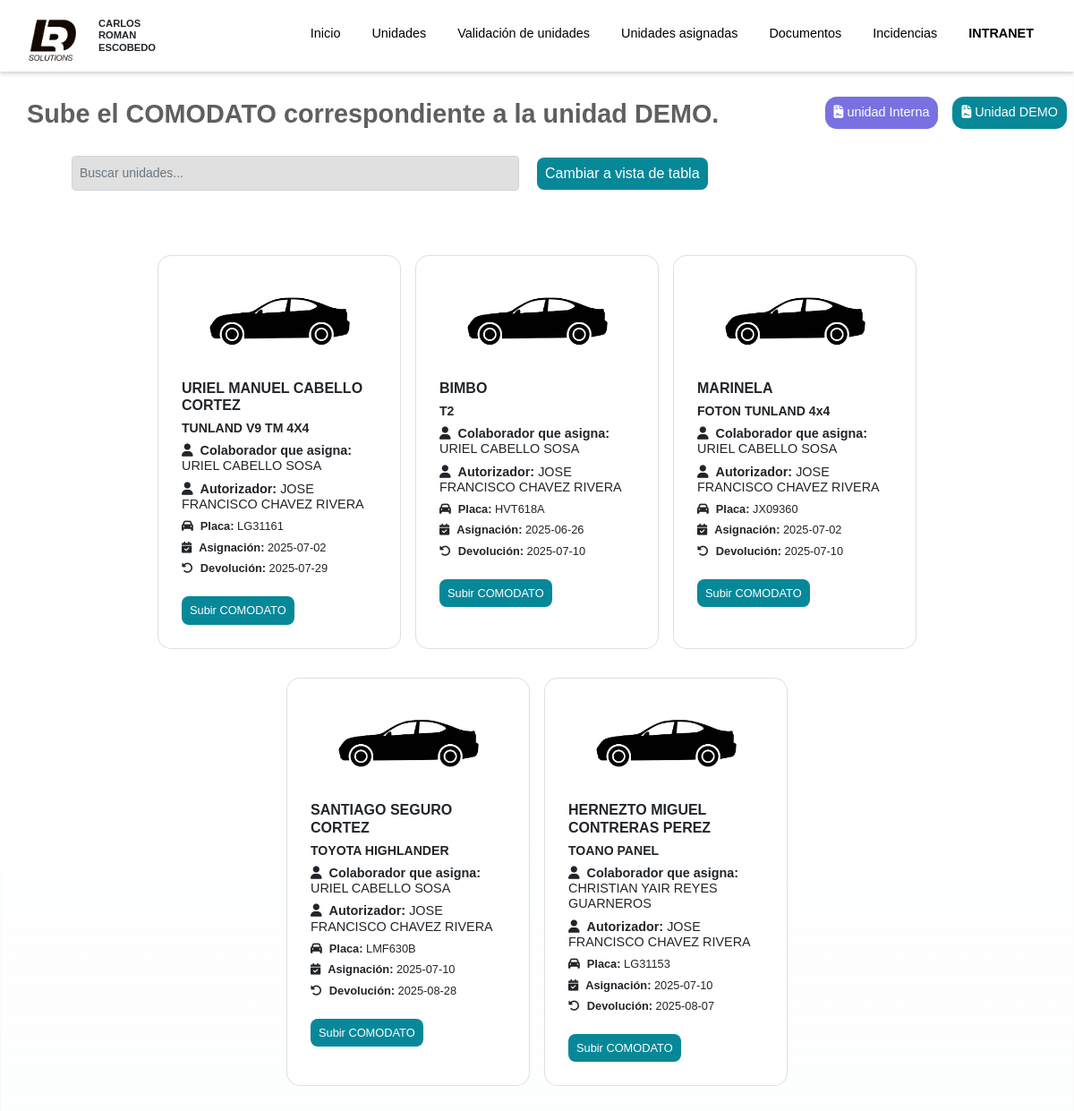
Page /Cliente/interfaces/comodatos_demos.php (signed in) on the committed database.
### tables this page shows
CREATE TABLE `colaboradores` (
  `id_colaborador` int(11) NOT NULL,
  `numero_colaborador` varchar(6) DEFAULT NULL,
  `nombre_1` varchar(30) DEFAULT NULL,
  `nombre_2` varchar(30) DEFAULT NULL,
  `nombre_fav` varchar(30) DEFAULT NULL,
  `apellido_paterno` varchar(30) DEFAULT NULL,
  `apellido_materno` varchar(30) DEFAULT NULL,
  `fecha_nacimiento` date DEFAULT NULL,
  `genero` varchar(10) DEFAULT NULL,
  `curp` varchar(18) DEFAULT NULL,
  `nss` varchar(11) DEFAULT NULL,
  `rfc` varchar(13) DEFAULT NULL,
  `id_tipo_estado_civil` int(10) DEFAULT NULL,
  `numero_hijos` int(11) DEFAULT NULL,
  `telefono_personal` varchar(15) DEFAULT NULL,
  `domicilio` text DEFAULT NULL,
  `id_tipo_sangre` int(11) DEFAULT NULL,
  `operaciones_previas` varchar(200) NOT NULL,
  `enfermedades_cronicas` varchar(200) NOT NULL,
  `email_personal` varchar(200) DEFAULT NULL,
  `id_contacto` int(11) DEFAULT NULL,
  `email_corporativo` varchar(70) DEFAULT NULL,
  `email_corporativo_2` varchar(70) DEFAULT NULL,
  `telefono_corporativo` varchar(21) DEFAULT NULL,
  `fecha_ingreso` date DEFAULT NULL,
  `fecha_salida` date DEFAULT NULL,
  `id_empresa` int(11) DEFAULT NULL,
  `id_direccion` int(11) DEFAULT NULL,
  `id_sede` int(11) DEFAULT NULL,
  `id_area` int(11) DEFAULT NULL,
  `id_puesto` int(11) DEFAULT NULL,
  `id_turno_trabajo` int(11) DEFAULT NULL,
  `id_kit_bienvenida` int(11) DEFAULT NULL,
  `id_jefe_directo` int(11) DEFAULT NULL,
  `fecha_alta_imss` date DEFAULT NULL,
  `id_tipo_contrato` int(11) DEFAULT NULL,
  `sueldo_neto` decimal(10,0) DEFAULT NULL,
  `sueldo_bruto` decimal(10,0) DEFAULT NULL,
  `id_tipo_pago` int(11) DEFAULT NULL,
  `id_banco` int(11) DEFAULT NULL,
  `cuenta_bancaria` varchar(20) DEFAULT NULL,
  `clabe_interbancaria` varchar(18) DEFAULT NULL,
  `id_estado_colaborador` int(11) DEFAULT NULL,
  `id_estatus_colaborador` int(11) DEFAULT NULL,
  `fecha_guardado` date DEFAULT NULL,
  `fecha_actualizacion` date DEFAULT NULL,
  `id_colaborador_creacion` int(6) DEFAULT NULL,
  `id_colaborador_ultima_actualizacion` int(11) DEFAULT NULL
);

CREATE TABLE `asignacion_unidad_demo` (
  `id_asignacion_unidad_demo` int(11) NOT NULL,
  `id_unidad` int(11) NOT NULL,
  `id_colaborador_que_asigna` int(11) NOT NULL,
  `id_persona_fisica` int(11) DEFAULT NULL,
  `id_persona_moral` int(11) DEFAULT NULL,
  `fecha_prestamo` date NOT NULL,
  `fecha_devolucion` date NOT NULL,
  `objetivo_prestamo` varchar(100) DEFAULT NULL,
  `comentarios` varchar(100) DEFAULT NULL,
  `id_autorizador` int(11) DEFAULT NULL,
  `autorizacion` varchar(20) NOT NULL,
  `id_creador_comodato_demo` int(11) DEFAULT NULL,
  `fecha_creacion_comodato` date DEFAULT NULL,
  `archivo_comodato_sin_firmar` varchar(200) NOT NULL,
  `id_estatus_comodato_demo` int(11) DEFAULT NULL,
  `archivo_comodato_firmado` varchar(200) NOT NULL,
  `motivo_rechazo_comodato` varchar(200) NOT NULL
);

CREATE TABLE `personas_fisicas` (
  `id_persona_fisica` int(11) NOT NULL,
  `id_registrador_persona_fisica` int(11) NOT NULL,
  `nombre_1` varchar(100) NOT NULL,
  `nombre_2` varchar(100) NOT NULL,
  `apellido_paterno` varchar(100) NOT NULL,
  `apellido_materno` varchar(100) NOT NULL,
  `genero` varchar(4) NOT NULL,
  `seccion` int(4) NOT NULL,
  `vigencia` varchar(9) NOT NULL,
  `archivo_ine` varchar(200) NOT NULL,
  `curp` varchar(18) NOT NULL,
  `archivo_curp` varchar(200) NOT NULL,
  `rfc` varchar(13) NOT NULL,
  `archivo_rfc` varchar(200) NOT NULL,
  `domicilio` text NOT NULL,
  `archivo_domicilio` varchar(200) NOT NULL
);

CREATE TABLE `modelos` (
  `id_modelo` int(11) NOT NULL,
  `id_marca` int(11) NOT NULL,
  `nombre_modelo` varchar(50) NOT NULL
);

CREATE TABLE `unidades` (
  `id_unidad` int(11) NOT NULL,
  `id_creador_unidad` int(11) DEFAULT NULL,
  `id_modelo` int(11) NOT NULL,
  `id_estado_unidad` int(11) NOT NULL,
  `id_estatus_unidad` int(11) NOT NULL,
  `id_tipo_unidad` int(11) NOT NULL,
  `id_tipo_adquisicion` int(11) NOT NULL,
  `id_sede` int(11) NOT NULL,
  `placa` varchar(20) NOT NULL,
  `vin` varchar(20) NOT NULL,
  `numero_motor` varchar(11) NOT NULL DEFAULT '""',
  `costo_neto` decimal(10,2) NOT NULL,
  `id_color` int(11) NOT NULL,
  `img_unidad` varchar(50) DEFAULT NULL,
  `fecha_adquisicion` date DEFAULT NULL,
  `año_unidad` year(4) NOT NULL,
  `id_arrendadora` int(11) DEFAULT NULL,
  `folio_factura` varchar(200) NOT NULL DEFAULT 'SIN FACTURA',
  `ultimo_kilometraje` decimal(10,2) NOT NULL,
  `ultima_ubicacion` varchar(100) NOT NULL,
  `capacidad_carga` float(10,2) DEFAULT NULL,
  `capacidad_pasajeros` int(11) DEFAULT NULL,
  `id_tipo_combustible` int(11) DEFAULT NULL,
  `id_traccion` int(11) DEFAULT NULL,
  `tipo_carrceria` varchar(100) DEFAULT NULL,
  `numero_puertas` int(11) DEFAULT NULL,
  `numero_asientos` int(11) NOT NULL,
  `id_tipo_caja` int(11) DEFAULT NULL,
  `id_tipo_freno` int(11) DEFAULT NULL,
  `id_tipo_suspencion` int(11) DEFAULT NULL,
  `numero_ejes` int(11) DEFAULT NULL,
  `id_tipo_uso` int(11) DEFAULT NULL,
  `camara_reversa` int(11) DEFAULT NULL,
  `sensores_reversa` int(11) DEFAULT NULL
);

CREATE TABLE `personas_morales` (
  `id_persona_moral` int(11) NOT NULL,
  `id_registrador_persona_moral` int(11) NOT NULL,
  `organizacion_institucion` varchar(100) NOT NULL,
  `identificacion_representante_legal_seccion` varchar(20) NOT NULL,
  `vigencia` varchar(9) NOT NULL,
  `archivo_identificacion_representante_legal` varchar(200) NOT NULL,
  `archivo_poder_representante_legal` varchar(200) NOT NULL,
  `rfc_moral` varchar(12) NOT NULL,
  `archivo_rfc_moral` varchar(200) NOT NULL,
  `domicilio` text NOT NULL,
  `archivo_domiclio_moral` varchar(200) NOT NULL,
  `archivo_escritura_constitutiva` varchar(200) NOT NULL,
  `archivo_escrituras_estatus_sociales` varchar(200) NOT NULL
);

### Servidor/componentes/obtener_unidades_subir_comodato_demo.php (the view, shortened to what this page needs)
<?php
include("../../Servidor/conexion.php");
$sqlobtenerunidadsubircomodato = "SELECT unid.img_unidad,
                uda.id_asignacion_unidad_demo,
                uda.id_unidad,
                uda.id_colaborador_que_asigna,
                uda.id_autorizador,
                uda.id_persona_fisica,
                uda.autorizacion,
                uda.id_estatus_comodato_demo,
                pf.id_persona_fisica,
                pf.nombre_1,
                pf.nombre_2,
                pf.apellido_paterno,
                pf.apellido_materno,
                pm.id_persona_moral,
                pm.organizacion_institucion,
                model.nombre_modelo,
                unid.placa,
                estatuscomodato.estatus_comodato,
                uda.fecha_prestamo,
                uda.fecha_devolucion,
                uda.id_colaborador_que_asigna,
                ca.nombre_1 AS nombre1colaborador,
                ca.nombre_2 AS nombre2colaborador,
                ca.apellido_paterno AS apellidopcolaborador,
                ca.apellido_materno AS apellidomcolaborador,
                aud.nombre_1 AS nombre1autorizador,
                aud.nombre_2 AS nombre2autorizador,
                aud.apellido_paterno AS apellidopaternoautorizador,
                aud.apellido_materno AS apellidomaternoautorizador
        FROM asignacion_unidad_demo AS uda
            LEFT JOIN unidades AS unid
            ON uda.id_unidad = unid.id_unidad
            LEFT JOIN modelos AS model
            ON unid.id_modelo = model.id_modelo
            LEFT JOIN estatus_comodato AS estatuscomodato
            ON uda.id_estatus_comodato_demo = estatuscomodato.id_estatus_comodato
            LEFT JOIN personas_fisicas AS pf
            ON uda.id_persona_fisica = pf.id_persona_fisica
            LEFT JOIN personas_morales AS pm
            ON uda.id_persona_moral = pm.id_persona_moral
            INNER JOIN colaboradores AS ca
            ON uda.id_colaborador_que_asigna = ca.id_colaborador
            INNER JOIN colaboradores AS aud
            ON uda.id_autorizador = aud.id_colaborador
            WHERE uda.autorizacion = 'APROVADO'";
$resultado = $conexion->query($sqlobtenerunidadsubircomodato);
echo '<div id="vistaCards">';
while ($fila = $resultado->fetch_assoc()) {
    if (($fila['id_persona_fisica'] || $fila['id_persona_moral']) && $fila['autorizacion'] === 'APROVADO') {
            $tipo_solicitante = isset($fila['id_persona_fisica']) && $fila['id_persona_fisica'] ? 'fisica' : 'moral';
        if ($fila['id_estatus_comodato_demo'] != 1 && $fila['id_estatus_comodato_demo'] != 4 && $fila['id_estatus_comodato_demo'] != 5) {
            echo '<div class="card mb-3 card-solicitante tipo-' . $tipo_solicitante . '">';
            echo '<div class="cardheader">
                <img src="../../Servidor/archivos/imagenes/imagenes_unidades/' . $fila['img_unidad'] . '" onerror="this.src=\'../../Cliente/img/unidades/carro_desconocido.png\'" class="card-img-top img-fluid imgcard" alt="..." >
            </div>
            <div class="card-body">';
             if (isset($fila['id_persona_fisica']) && $fila['id_persona_fisica']) {
            echo '<h6 class="card-title"><b>' .
                $fila['nombre_1'] . ' ' . $fila['nombre_2'] . ' ' . $fila['apellido_paterno'] . ' ' . $fila['apellido_materno'] .
                '</b></h6>';
        } elseif (isset($fila['organizacion_institucion'])) {
            echo '<h6 class="card-title"><b>' . $fila['organizacion_institucion'] . '</b></h6>';
        } else {
            echo '<h6 class="card-title text-danger"><b>Sin datos del solicitante</b></h6>';
        }
            echo '
                <h5 class="card-title txteatlevalidacioncomodato"><strong>' . $fila['nombre_modelo'] . '</strong></h5>
                <h6 class="card-text" style="font-size: 0.9rem;"><i class="fas fa-user me-2"></i><b>Colaborador que asigna: </b>' . $fila['nombre1colaborador'] . ' ' . $fila['nombre2colaborador'] . ' ' . $fila['apellidopcolaborador'] . ' ' . $fila['apellidomcolaborador'] . '</h6>
                <h6 class="card-text" style="font-size: 0.9rem;"><i class="fas fa-user me-2"></i><b>Autorizador: </b>' . $fila['nombre1autorizador'] . ' ' . $fila['nombre2autorizador'] . ' ' . $fila['apellidopaternoautorizador'] . ' ' . $fila['apellidomaternoautorizador'] . '</h6>
                <h6 class="card-text txtvalidacioncomodato"><i class="fas fa-car me-2"></i><strong>Placa: </strong>' . $fila['placa'] . '</h6>
                <h6 class="card-text txtvalidacioncomodato"><i class="fas fa-calendar-check me-2"></i><strong>Asignación: </strong>' . $fila['fecha_prestamo'] . '</h6>
                <h6 class="text txtvalidacioncomodato"><i class="fas fa-undo-alt me-2"></i><strong>Devolución: </strong>' . ($fila['fecha_devolucion'] != '0000-00-00' ? $fila['fecha_devolucion'] : '') . '</h6>
                <button type="button" id="btnmosrarmodalunidadcomodato" data-idunidad="' . $fila['id_unidad'] . '" data-id="' . $fila['id_asignacion_unidad_demo'] . '" data-idcolaborador="' . $fila['id_colaborador_que_asigna'] . '"  class="btn mt-3 btnmosrarmodalunidadcomodatodemo">Subir COMODATO</button>
            </div>
        </div>';
        }
    }
}
echo '</div>';
?>

### Servidor/sesiones/obtener_nombre_icono.php (shortened to what this page needs)
<?php
include("../../Servidor/conexion.php");
$id_colaborador = $_SESSION['id_colaborador'];
$sql = "SELECT nombre_fav, apellido_paterno, apellido_materno FROM colaboradores WHERE id_colaborador = $id_colaborador";
$resultado = $conexion->query($sql);
if ($resultado->num_rows > 0) {
    $fila = $resultado->fetch_assoc();
    echo $fila['nombre_fav'] . " " . $fila['apellido_paterno'] . " " . $fila['apellido_materno'];
}

### Cliente/css/estilos.css (style rules this page uses)
.btn { transition: all 0.3s ease; border-radius: 8px; }
* { margin: 0; padding: 0; box-sizing: border-box; }
body { font-family: Arial, sans-serif; padding-top: 60px; }
.txteatlevalidacioncomodato { font-size: 0.88rem; }
.txtvalidacioncomodato { font-size: 0.8rem; }
.btnmosrarmodalunidadcomodatodemo { background-color: #078899; color: white; padding: 5px 8px; font-size: 0.8rem; }
.card { padding: 10px; padding-top: 20px; width: 17rem; height: auto; transition: all 0.2s ease; border-radius: 15px; }
.card-body { transition: all 0.2s ease; }
#vistaCards { display: flex; flex-wrap: wrap; justify-content: center; gap: 1rem; padding: 1rem; }
.imgcard { display: block; margin-left: auto; margin-right: auto; max-width: 170px; max-height: 180px; border-radius: 15px; }

### rows in the picture
colaboradores: nombre_fav "CARLOS", apellido_paterno "ROMAN", apellido_materno "ESCOBEDO"
asignacion_unidad_demo: id_persona_fisica.nombre_1 "URIEL", id_persona_fisica.nombre_2 "MANUEL", id_persona_fisica.apellido_paterno "CABELLO", id_persona_fisica.apellido_materno "CORTEZ", modelos.nombre_modelo "TUNLAND V9 TM 4X4", id_colaborador_que_asigna.nombre_1 "URIEL", id_colaborador_que_asigna.apellido_paterno "CABELLO", id_colaborador_que_asigna.apellido_materno "SOSA", id_autorizador.nombre_1 "JOSE", id_autorizador.nombre_2 "FRANCISCO", id_autorizador.apellido_paterno "CHAVEZ", id_autorizador.apellido_materno "RIVERA", id_unidad.placa "LG31161", fecha_prestamo "2025-07-02", fecha_devolucion "2025-07-29"
asignacion_unidad_demo: id_persona_moral.organizacion_institucion "BIMBO", modelos.nombre_modelo "T2", id_colaborador_que_asigna.nombre_1 "URIEL", id_colaborador_que_asigna.apellido_paterno "CABELLO", id_colaborador_que_asigna.apellido_materno "SOSA", id_autorizador.nombre_1 "JOSE", id_autorizador.nombre_2 "FRANCISCO", id_autorizador.apellido_paterno "CHAVEZ", id_autorizador.apellido_materno "RIVERA", id_unidad.placa "HVT618A", fecha_prestamo "2025-06-26", fecha_devolucion "2025-07-10"
asignacion_unidad_demo: id_persona_moral.organizacion_institucion "MARINELA", modelos.nombre_modelo "FOTON TUNLAND 4x4", id_colaborador_que_asigna.nombre_1 "URIEL", id_colaborador_que_asigna.apellido_paterno "CABELLO", id_colaborador_que_asigna.apellido_materno "SOSA", id_autorizador.nombre_1 "JOSE", id_autorizador.nombre_2 "FRANCISCO", id_autorizador.apellido_paterno "CHAVEZ", id_autorizador.apellido_materno "RIVERA", id_unidad.placa "JX09360", fecha_prestamo "2025-07-02", fecha_devolucion "2025-07-10"
asignacion_unidad_demo: id_persona_fisica.nombre_1 "SANTIAGO", id_persona_fisica.apellido_paterno "SEGURO", id_persona_fisica.apellido_materno "CORTEZ", modelos.nombre_modelo "TOYOTA HIGHLANDER", id_colaborador_que_asigna.nombre_1 "URIEL", id_colaborador_que_asigna.apellido_paterno "CABELLO", id_colaborador_que_asigna.apellido_materno "SOSA", id_autorizador.nombre_1 "JOSE", id_autorizador.nombre_2 "FRANCISCO", id_autorizador.apellido_paterno "CHAVEZ", id_autorizador.apellido_materno "RIVERA", id_unidad.placa "LMF630B", fecha_prestamo "2025-07-10", fecha_devolucion "2025-08-28"
asignacion_unidad_demo: id_unidad.img_unidad (picture), id_persona_fisica.nombre_1 "HERNEZTO", id_persona_fisica.nombre_2 "MIGUEL", id_persona_fisica.apellido_paterno "CONTRERAS", id_persona_fisica.apellido_materno "PEREZ", modelos.nombre_modelo "TOANO PANEL", id_colaborador_que_asigna.nombre_1 "CHRISTIAN", id_colaborador_que_asigna.nombre_2 "YAIR", id_colaborador_que_asigna.apellido_paterno "REYES", id_colaborador_que_asigna.apellido_materno "GUARNEROS", id_autorizador.nombre_1 "JOSE", id_autorizador.nombre_2 "FRANCISCO", id_autorizador.apellido_paterno "CHAVEZ", id_autorizador.apellido_materno "RIVERA", id_unidad.placa "LG31153", fecha_prestamo "2025-07-10", fecha_devolucion "2025-08-07"
